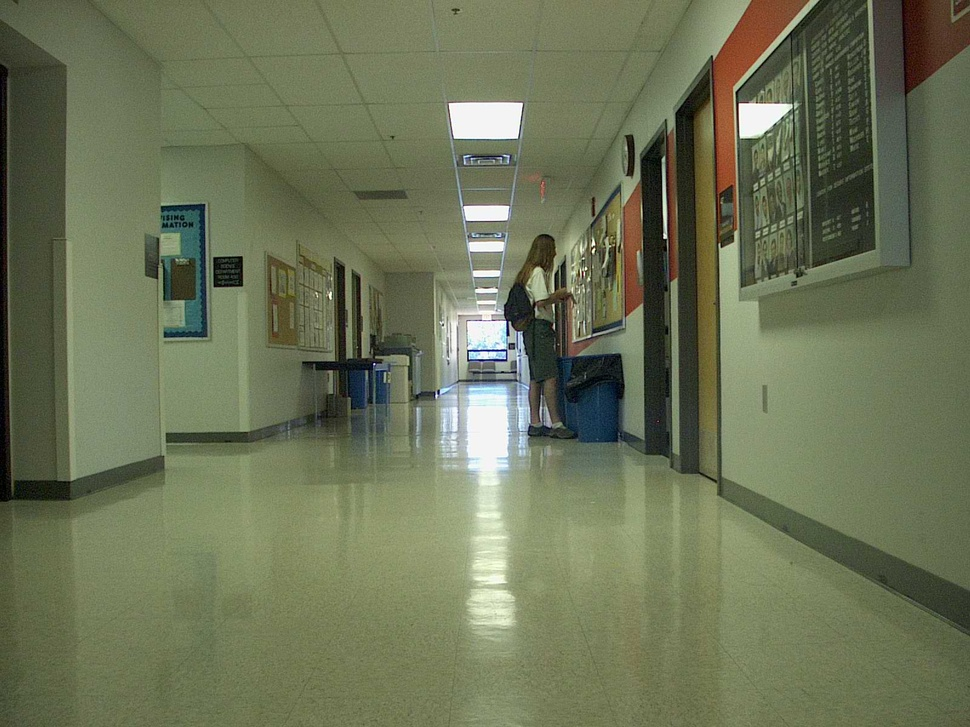
#> input picture hw4/5.jpg, 970 x 727 px, shrunk from 1600 x 1200 before the run
$ python test.py   (older library calls are emulated)
#> lines starting #> are read from the running program, lines starting #| are printed output that depends on the picture; after the words box and inside, x2 and y2 are one past the last pixel; in counts of white or black regions, pixels touching at a corner belong together; long printed decimals are rounded
from scipy import misc
import numpy as np
import matplotlib.pyplot as plt
import cv2
import math
from collections import defaultdict

# [17 lines left out: function Nmaxelements, not called in this run]


def segment_by_angle_kmeans(lines, k=2, **kwargs):


    # Define criteria = (type, max_iter, epsilon)
    default_criteria_type = cv2.TERM_CRITERIA_EPS + cv2.TERM_CRITERIA_MAX_ITER
    criteria = kwargs.get('criteria', (default_criteria_type, 10, 1.0))
    flags = kwargs.get('flags', cv2.KMEANS_RANDOM_CENTERS)
    attempts = kwargs.get('attempts', 10)

    # returns angles in [0, pi] in radians
    angles = np.array([line[0][1] for line in lines])
    # multiply the angles by two and find coordinates of that angle
    pts = np.array([[np.cos(2*angle), np.sin(2*angle)]
                    for angle in angles], dtype=np.float32)

    # run kmeans on the coords
    labels, centers = cv2.kmeans(pts, k, None, criteria, attempts, flags)[1:]
    labels = labels.reshape(-1)  # transpose to row vec

    # segment lines based on their kmeans label
    segmented = defaultdict(list)
    for i, line in zip(range(len(lines)), lines):
        segmented[labels[i]].append(line)
    segmented = list(segmented.values())
    return segmented


def intersection(line1, line2):
    """Finds the intersection of two lines given in Hesse normal form.

    Returns closest integer pixel locations.
    See https://stackoverflow.com/a/383527/5087436
    """
    rho1, theta1 = line1[0]
    rho2, theta2 = line2[0]
    A = np.array([
        [np.cos(theta1), np.sin(theta1)],
        [np.cos(theta2), np.sin(theta2)]
    ])
    b = np.array([[rho1], [rho2]])
    x0, y0 = np.linalg.solve(A, b)
    x0, y0 = int(np.round(x0)), int(np.round(y0))
    return [x0, y0]


def segmented_intersections(lines):
    """Finds the intersections between groups of lines."""

    intersections = []
    for i, group in enumerate(lines[:-1]):
        for next_group in lines[i+1:]:
            for line1 in group:
                for line2 in next_group:
                    intersections.append(intersection(line1, line2))

    return intersections


# [74 lines left out: functions ang, Findlines, not called in this run]

img = cv2.imread('5.jpg')
#> img is the input picture: shape (727, 970, 3); mean B, G, R 86.8, 115.5, 108.4
img = cv2.GaussianBlur(img,(5,5),0)
gray = cv2.cvtColor(img, cv2.COLOR_BGR2GRAY)
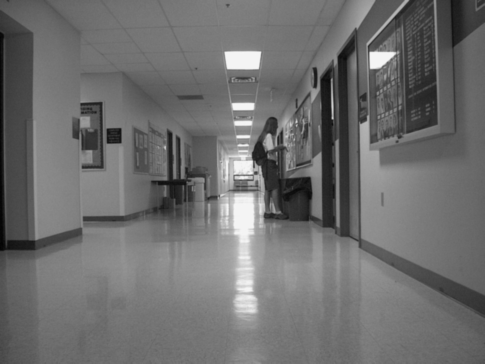
#> gray: shape (727, 970) (shown at 1/2 size); min 2, max 246, mean 110.1
edges = cv2.Canny(gray, 50, 200,None,3)
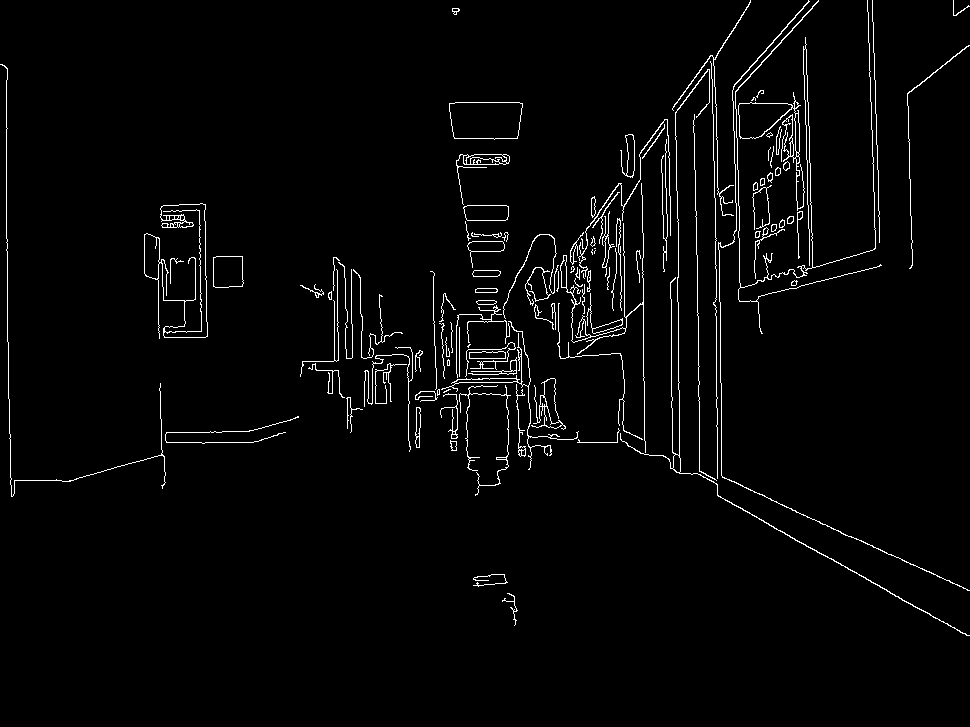
#> edges: shape (727, 970); 2.5% white in thin lines or dots, all inside (x1, y1, x2, y2) = (0, 0, 970, 636)
plt.imshow(edges)
plt.show()


# [41 lines of commented-out code are left out]
cdst = cv2.cvtColor(gray, cv2.COLOR_GRAY2BGR)
cdstP = np.copy(cdst)
##
##
##
##
##
##
##
##
##
##
##
##
##
##
##
#hough
lines = cv2.HoughLines(edges, 1, np.pi / 180, 150, None, 0, 0)
#> lines = 23 rows, first 8: [86, 2.08], [-714, 3.12], [126, 2.01], [-2, 3.12], [-692, 3.12], [-871, 3.11], [481, 1.29], [608, 0.733]
segmented = segment_by_angle_kmeans(lines)
#> in segment_by_angle_kmeans, `angles = np.array([line[0][1] for line in lines])`: angles = 23 values, max 3.12 at index 1, min 0 at index 13, mean 1.71
#> in segment_by_angle_kmeans, `pts = np.array([[np.cos(2*angle), np.sin(2*angle)] for angle in angles..`: pts = 23 rows, first 8: [-0.53, -0.848], [0.999, -0.0349], [-0.643, -0.766], [0.999, -0.0349], [0.999, -0.0349], [0.998, -0.0698], [-0.848, 0.53], [0.105, 0.995]
#> in segment_by_angle_kmeans, `labels, centers = cv2.kmeans(pts, k, None, criteria, attempts, flags)[..`: labels = 23 values, max 1 at index 0, min 0 at index 1, mean 0.217; centers = [[0.683, 0.359], [-0.638, -0.539]]
#> the loop in segment_by_angle_kmeans, `for i, line in zip(range(len(lines)), lines):` made 23 passes
#> segmented = 2 items
intersections = segmented_intersections(segmented)
#> the loop in segmented_intersections, `for i, group in enumerate(lines[:-1]):` made 1 pass
print(lines)
#| [[[ 8.6000000e+01  2.0769417e+00]]
#|  [[-7.1400000e+02  3.1241393e+00]]
#|  [[ 1.2600000e+02  2.0071287e+00]]
#|  [[-2.0000000e+00  3.1241393e+00]]
#|  [[-6.9200000e+02  3.1241393e+00]]
#|  [[-8.7100000e+02  3.1066861e+00]]
#> (further printed lines are left out)

if lines is not None:
    for i in range(0, len(lines)):
        rho = lines[i][0][0]
        theta = lines[i][0][1]
        a = math.cos(theta)
        b = math.sin(theta)
        x0 = a * rho
        y0 = b * rho
        pt1 = (int(x0 + 1000*(-b)), int(y0 + 1000*(a)))
        pt2 = (int(x0 - 1000*(-b)), int(y0 - 1000*(a)))
        cv2.line(cdst, pt1, pt2, (0,0,255), 1)
#> this loop made 23 passes
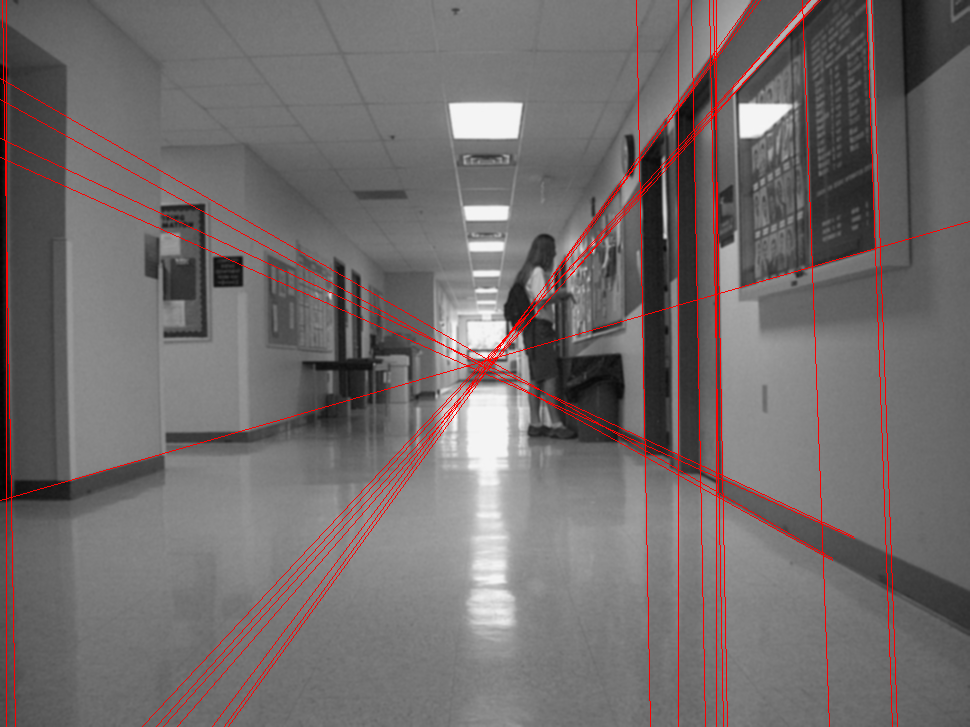
#> cdst: shape (727, 970, 3); mean B, G, R 107.7, 107.7, 113.8

linesP = cv2.HoughLinesP(edges, 1, np.pi / 180, 50, None, 50, 10)

if linesP is not None:
    for i in range(0, len(linesP)):
        l = linesP[i][0]
        cv2.line(cdstP, (l[0], l[1]), (l[2], l[3]), (0,0,255), 1)
#> this loop made 98 passes
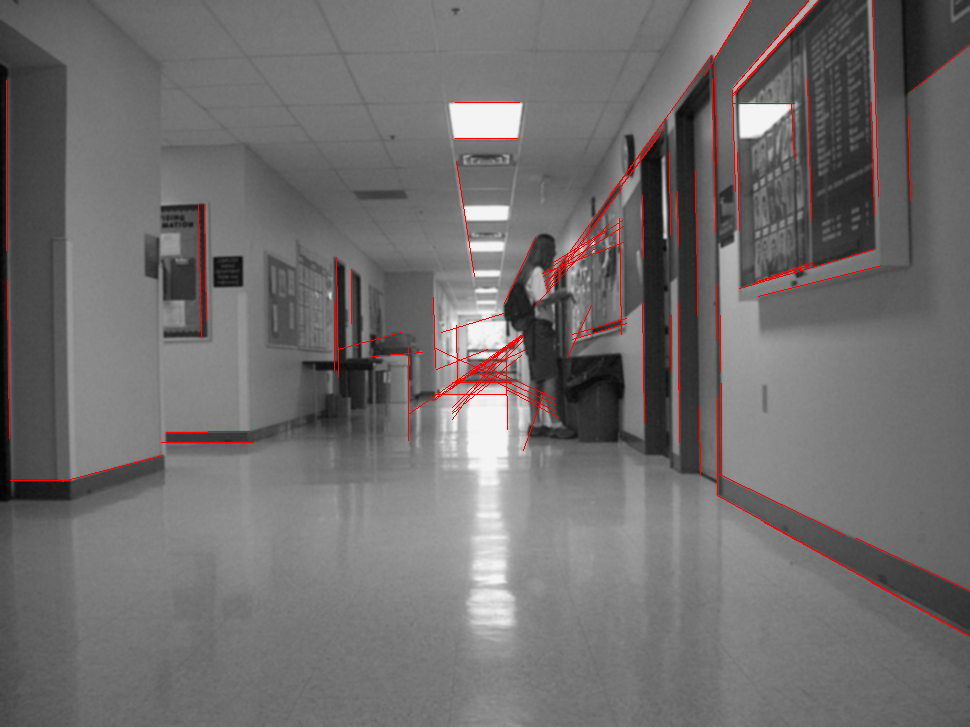
#> cdstP: shape (727, 970, 3); mean B, G, R 108.9, 108.9, 111.8


cv2.imshow("Source", img)
cv2.imshow("canny",edges)
#cv2.imwrite("canny.png",edges)
#cv2.imshow("Detected Lines (in red) - Standard Hough Line Transform", cdst)
#cv2.imshow("Detected Lines (in red) - Probabilistic Line Transform", cdstP)
plt.imshow(cdst)
plt.show()
plt.imshow(cdstP)
plt.show()

for point in intersections:
    cv2.circle(img,(point[0],point[1]),3, (0,0,255), -1)
#> this loop made 90 passes
#> point on passes 1 to 8: [723, 499], [4, 100], [701, 487], [892, 593], [487, 368], [481, 365], [719, 497], [485, 367]
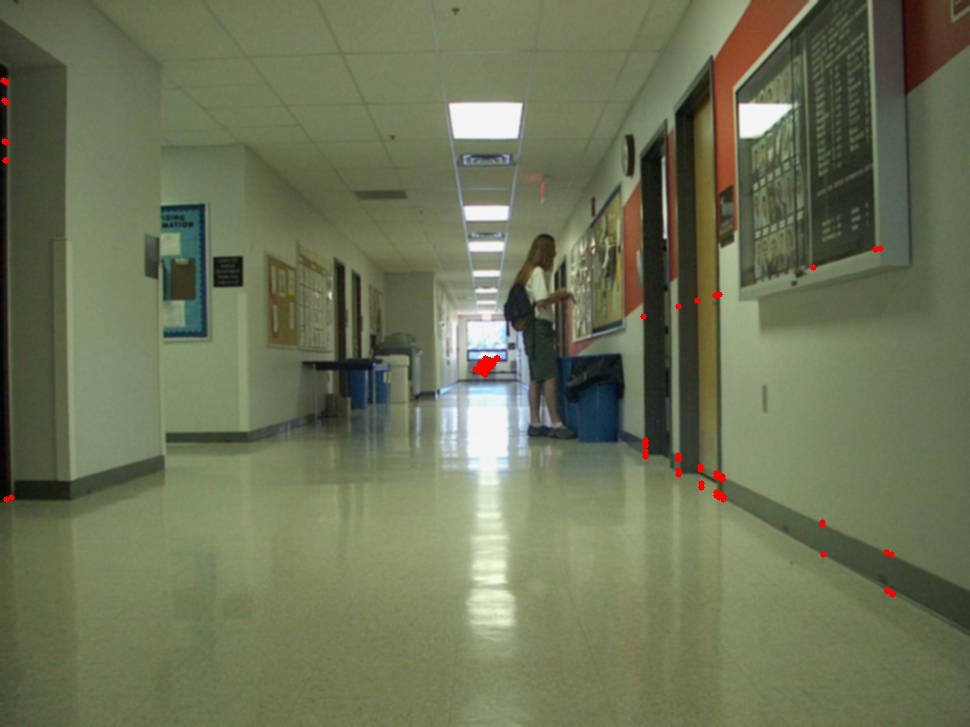
#> img: shape (727, 970, 3); mean B, G, R 86.6, 115.3, 108.8

plt.imshow(img)
plt.show()

$ run again, with hw4/1.jpg copied over hw4/5.jpg
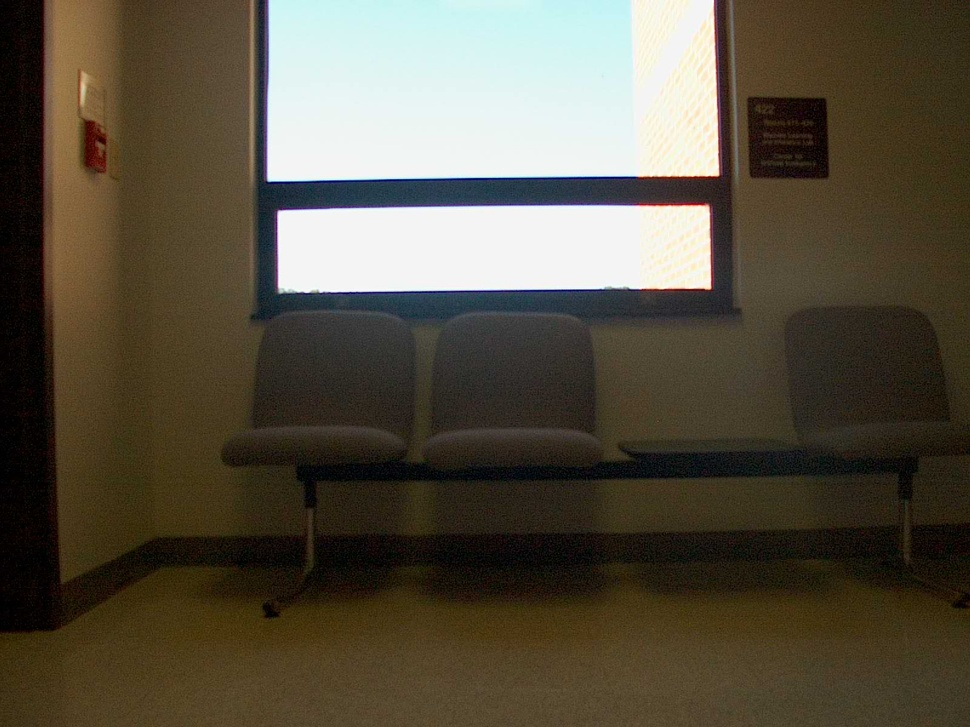
#> input picture hw4/1.jpg, 970 x 727 px, shrunk from 1600 x 1200 before the run
#> img is the input picture: shape (727, 970, 3); mean B, G, R 65.9, 81, 88.1
#> `edges = cv2.Canny(gray, 50, 200,None,3)`:
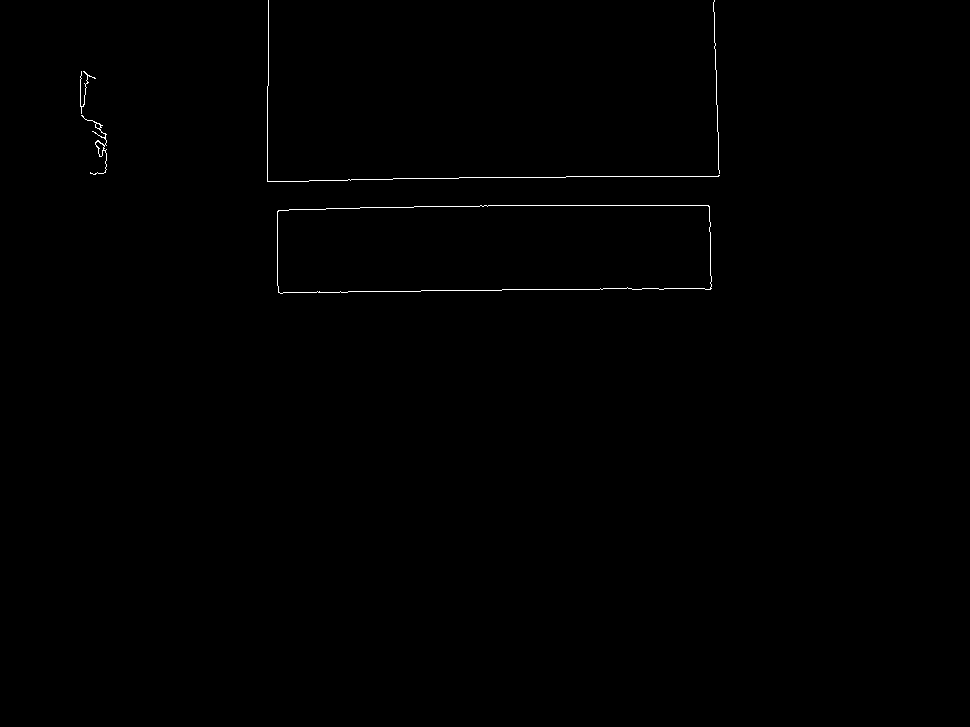
#> edges: shape (727, 970); 0.3% white in thin lines or dots, all inside (x1, y1, x2, y2) = (80, 0, 720, 294)
#> lines = [[205, 1.57], [186, 1.55], [214, 1.55], [298, 1.55], [176, 1.57]]
#> angles = [1.57, 1.55, 1.55, 1.55, 1.57]
#> pts = [[-1, -8.74e-08], [-0.999, 0.0349], [-0.999, 0.0349], [-0.999, 0.0349], [-1, -8.74e-08]]
#> labels = [1, 0, 0, 0, 1]; centers = [[-0.999, 0.0349], [-1, -8.74e-08]]
#> the loop in segment_by_angle_kmeans, `for i, line in zip(range(len(lines)), lines):` made 5 passes
#> segmented = [[[[205, 1.57]], [[176, 1.57]]], [[[186, 1.55]], [[214, 1.55]], [[298, 1.55]]]]
#> the loop in segmented_intersections, `for i, group in enumerate(lines[:-1]):` made 1 pass
#> group on pass 1: [[[205, 1.57]], [[176, 1.57]]]
#> after the loop in segmented_intersections, `for i, group in enumerate(lines[:-1]):`: intersections = [[-1087, 205], [517, 205], [5331, 205], [575, 176], [2179, 176], [6992, 176]]
#| [[[205.          1.571]]
#|  [[186.          1.553 ]]
#|  [[214.          1.553 ]]
#|  [[298.          1.553 ]]
#|  [[176.          1.571]]]
#> the loop `for i in range(0, len(lines)):` made 5 passes
#> (rho, theta, a, x0, y0, pt1, pt2) on passes 1 to 5: (205, 1.57, -4.37e-08, -8.96e-06, 205, (-1000, 204), (999, 205)), (186, 1.55, 0.0175, 3.25, 186, (-996, 203), (1003, 168)), (214, 1.55, 0.0175, 3.73, 214, (-996, 231), (1003, 196)), (298, 1.55, 0.0175, 5.2, 298, (-994, 315), (1005, 280)), (176, 1.57, -4.37e-08, -7.69e-06, 176, (-1000, 175), (999, 176))
#> linesP = 13 rows, first 6: [512, 205, 568, 205], [437, 290, 550, 289], [309, 180, 517, 177], [596, 176, 718, 176], [267, 181, 267, 130], [414, 206, 511, 205]
#> the loop `for i in range(0, len(linesP)):` made 13 passes
#> after the loop `for i in range(0, len(linesP)):`:
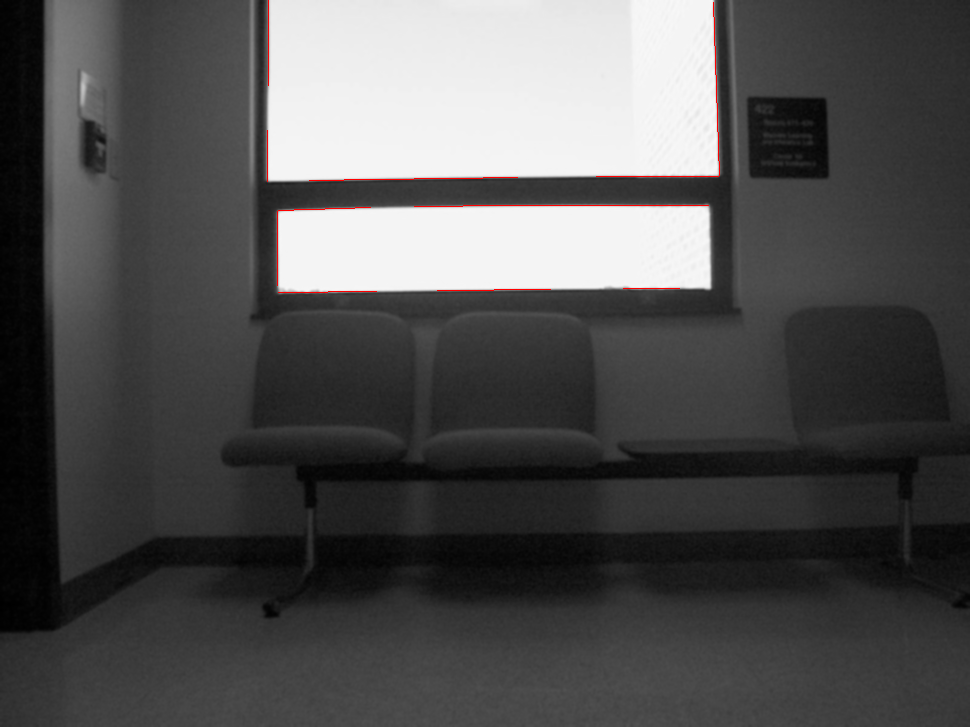
#> cdstP: shape (727, 970, 3); mean B, G, R 81.1, 81.1, 81.6
#> the loop `for point in intersections:` made 6 passes
